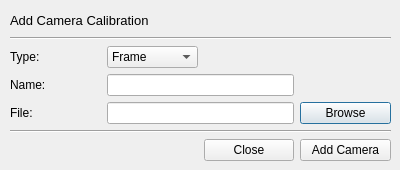
<?xml version="1.0" encoding="UTF-8"?>
<ui version="4.0">
 <class>DialogCameras</class>
 <widget class="QDialog" name="DialogCameras">
  <property name="geometry">
   <rect>
    <x>0</x>
    <y>0</y>
    <width>400</width>
    <height>170</height>
   </rect>
  </property>
  <property name="windowTitle">
   <string notr="true">Edit Cameras</string>
  </property>
  <widget class="QWidget" name="formLayoutWidget">
   <property name="geometry">
    <rect>
     <x>10</x>
     <y>10</y>
     <width>381</width>
     <height>151</height>
    </rect>
   </property>
   <layout class="QGridLayout" name="gridLayout">
    <item row="4" column="3">
     <widget class="QPushButton" name="btnBrowseXML">
      <property name="text">
       <string notr="true">Browse</string>
      </property>
      <property name="icon">
       <iconset resource="../qtresources.qrc">
        <normaloff>:/AutoFTG/openfolder.png</normaloff>:/AutoFTG/openfolder.png</iconset>
      </property>
     </widget>
    </item>
    <item row="2" column="1">
     <widget class="QComboBox" name="comboBoxType">
      <property name="currentText">
       <string notr="true">Frame</string>
      </property>
      <item>
       <property name="text">
        <string notr="true">Frame</string>
       </property>
      </item>
      <item>
       <property name="text">
        <string notr="true">Fisheye</string>
       </property>
      </item>
      <item>
       <property name="text">
        <string notr="true">Spherical</string>
       </property>
      </item>
      <item>
       <property name="text">
        <string notr="true">Cylindrical</string>
       </property>
      </item>
     </widget>
    </item>
    <item row="3" column="0">
     <widget class="QLabel" name="label_3">
      <property name="text">
       <string notr="true">Name:</string>
      </property>
     </widget>
    </item>
    <item row="6" column="3">
     <widget class="QPushButton" name="btnAddCam">
      <property name="text">
       <string notr="true">Add Camera</string>
      </property>
      <property name="icon">
       <iconset resource="../qtresources.qrc">
        <normaloff>:/AutoFTG/CamImages.png</normaloff>:/AutoFTG/CamImages.png</iconset>
      </property>
     </widget>
    </item>
    <item row="5" column="0" colspan="4">
     <widget class="Line" name="line_2">
      <property name="orientation">
       <enum>Qt::Horizontal</enum>
      </property>
     </widget>
    </item>
    <item row="1" column="0" colspan="4">
     <widget class="Line" name="line">
      <property name="orientation">
       <enum>Qt::Horizontal</enum>
      </property>
     </widget>
    </item>
    <item row="2" column="0">
     <widget class="QLabel" name="label_4">
      <property name="text">
       <string notr="true">Type:</string>
      </property>
     </widget>
    </item>
    <item row="4" column="0">
     <widget class="QLabel" name="label_5">
      <property name="text">
       <string notr="true">File:</string>
      </property>
     </widget>
    </item>
    <item row="6" column="2">
     <widget class="QPushButton" name="btnCloseCamDialog">
      <property name="text">
       <string notr="true">Close</string>
      </property>
      <property name="icon">
       <iconset resource="../qtresources.qrc">
        <normaloff>:/AutoFTG/icons8-close-30.png</normaloff>:/AutoFTG/icons8-close-30.png</iconset>
      </property>
     </widget>
    </item>
    <item row="4" column="1" colspan="2">
     <widget class="QLineEdit" name="lineEditFile">
      <property name="inputMask">
       <string notr="true"/>
      </property>
      <property name="text">
       <string notr="true"/>
      </property>
      <property name="clearButtonEnabled">
       <bool>true</bool>
      </property>
     </widget>
    </item>
    <item row="3" column="1" colspan="2">
     <widget class="QLineEdit" name="lineEditName">
      <property name="inputMask">
       <string notr="true"/>
      </property>
      <property name="text">
       <string notr="true"/>
      </property>
      <property name="clearButtonEnabled">
       <bool>true</bool>
      </property>
     </widget>
    </item>
    <item row="0" column="0" colspan="4">
     <widget class="QLabel" name="label_2">
      <property name="font">
       <font>
        <family>Segoe UI</family>
        <pointsize>10</pointsize>
       </font>
      </property>
      <property name="text">
       <string notr="true">Add Camera Calibration</string>
      </property>
     </widget>
    </item>
   </layout>
  </widget>
 </widget>
 <resources>
  <include location="../qtresources.qrc"/>
 </resources>
 <connections/>
</ui>
